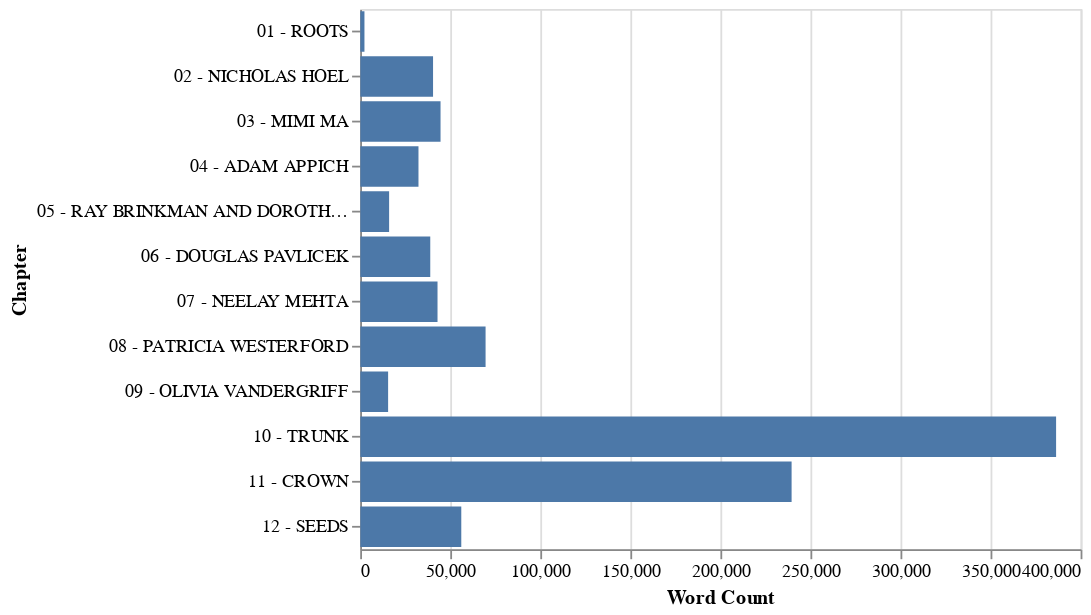

The code cell stored with this chart in its notebook:
### Code cell
chart = alt.Chart(data).mark_bar().encode(
    alt.X('word_count', title='Word Count'),
    alt.Y('chapter', title='Chapter'),
    tooltip=['chapter', 'word_count'],
).interactive()

display(Markdown('## Word Counts by Chapter'))
display(chart)

### Figure 1 — Vega-Lite specification as saved in the notebook (floating-point values rounded to 4 significant figures)
{"$schema": "https://vega.github.io/schema/vega-lite/v3.3.0.json", "config": {"mark": {"tooltip": null}, "view": {"height": 300, "width": 400}}, "data": {"name": "data-cdf85f303a267fd42d30500b55806855"}, "datasets": {"data-cdf85f303a267fd42d30500b55806855": [{"chapter": "01 - ROOTS", "word_count": 2360}, {"chapter": "02 - NICHOLAS HOEL", "word_count": 40451}, {"chapter": "03 - MIMI MA", "word_count": 44610}, {"chapter": "04 - ADAM APPICH", "word_count": 32358}, {"chapter": "05 - RAY BRINKMAN AND DOROTHY CAZALY", "word_count": 16053}, {"chapter": "06 - DOUGLAS PAVLICEK", "word_count": 38900}, {"chapter": "07 - NEELAY MEHTA", "word_count": 42932}, {"chapter": "08 - PATRICIA WESTERFORD", "word_count": 69615}, {"chapter": "09 - OLIVIA VANDERGRIFF", "word_count": 15499}, {"chapter": "10 - TRUNK", "word_count": 386394}, {"chapter": "11 - CROWN", "word_count": 239534}, {"chapter": "12 - SEEDS", "word_count": 56126}]}, "encoding": {"tooltip": [{"field": "chapter", "type": "nominal"}, {"field": "word_count", "type": "quantitative"}], "x": {"field": "word_count", "title": "Word Count", "type": "quantitative"}, "y": {"field": "chapter", "title": "Chapter", "type": "nominal"}}, "mark": "bar", "selection": {"selector001": {"bind": "scales", "encodings": ["x", "y"], "mark": {"fill": "#333", "fillOpacity": 0.125, "stroke": "white"}, "on": "[mousedown, window:mouseup] > window:mousemove!", "resolve": "global", "translate": "[mousedown, window:mouseup] > window:mousemove!", "type": "interval", "zoom": "wheel!"}}}
